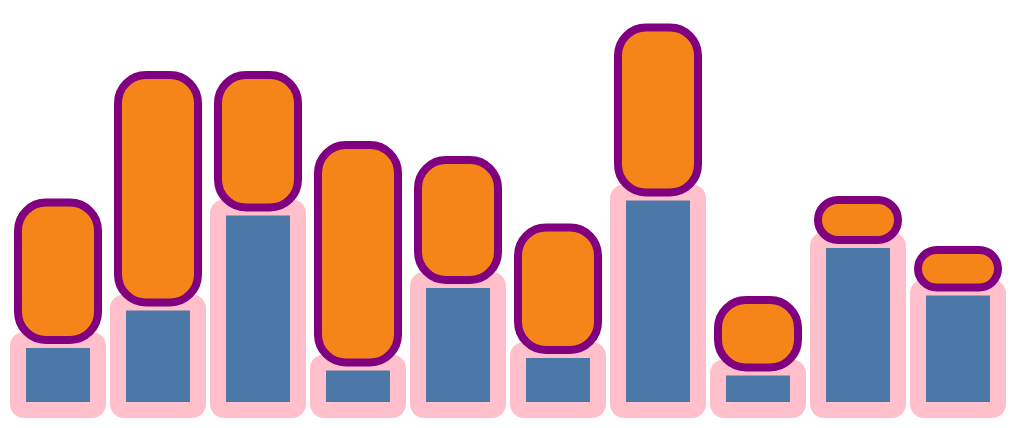

The Vega-Lite source for this figure:
### Vega specification from a JSON file in a GitHub repository (floating-point values rounded to 4 significant figures)
{"$schema": "https://vega.github.io/schema/vega/v5.json", "description": "A basic stacked bar chart example.", "width": 500, "height": 200, "padding": 5, "background": "white", "data": [{"name": "table", "values": [{"x": 0, "y": 28, "c": 0}, {"x": 0, "y": 55, "c": 1}, {"x": 1, "y": 43, "c": 0}, {"x": 1, "y": 91, "c": 1}, {"x": 2, "y": 81, "c": 0}, {"x": 2, "y": 53, "c": 1}, {"x": 3, "y": 19, "c": 0}, {"x": 3, "y": 87, "c": 1}, {"x": 4, "y": 52, "c": 0}, {"x": 4, "y": 48, "c": 1}, {"x": 5, "y": 24, "c": 0}, {"x": 5, "y": 49, "c": 1}, {"x": 6, "y": 87, "c": 0}, {"x": 6, "y": 66, "c": 1}, {"x": 7, "y": 17, "c": 0}, {"x": 7, "y": 27, "c": 1}, {"x": 8, "y": 68, "c": 0}, {"x": 8, "y": 16, "c": 1}, {"x": 9, "y": 49, "c": 0}, {"x": 9, "y": 15, "c": 1}], "transform": [{"type": "stack", "groupby": ["x"], "sort": {"field": "c"}, "field": "y"}]}], "scales": [{"name": "x", "type": "band", "range": "width", "domain": {"data": "table", "field": "x"}}, {"name": "y", "type": "linear", "range": "height", "nice": true, "zero": true, "domain": {"data": "table", "field": "y1"}}, {"name": "color", "type": "ordinal", "range": "category", "domain": {"data": "table", "field": "c"}}, {"name": "radius", "type": "ordinal", "range": [3, 14], "domain": {"data": "table", "field": "c"}}, {"name": "stroke-color", "type": "ordinal", "range": ["pink", "purple"], "domain": {"data": "table", "field": "c"}}, {"name": "stroke-width", "type": "ordinal", "range": [8, 4], "domain": {"data": "table", "field": "c"}}], "marks": [{"type": "rect", "from": {"data": "table"}, "encode": {"enter": {"x": {"scale": "x", "field": "x"}, "width": {"scale": "x", "band": 1, "offset": -10}, "y": {"scale": "y", "field": "y0"}, "y2": {"scale": "y", "field": "y1"}, "fill": {"scale": "color", "field": "c"}, "stroke": {"scale": "stroke-color", "field": "c"}, "strokeWidth": {"scale": "stroke-width", "field": "c"}, "cornerRadius": {"scale": "radius", "field": "c"}}, "update": {"fillOpacity": {"value": 1}}}}]}
